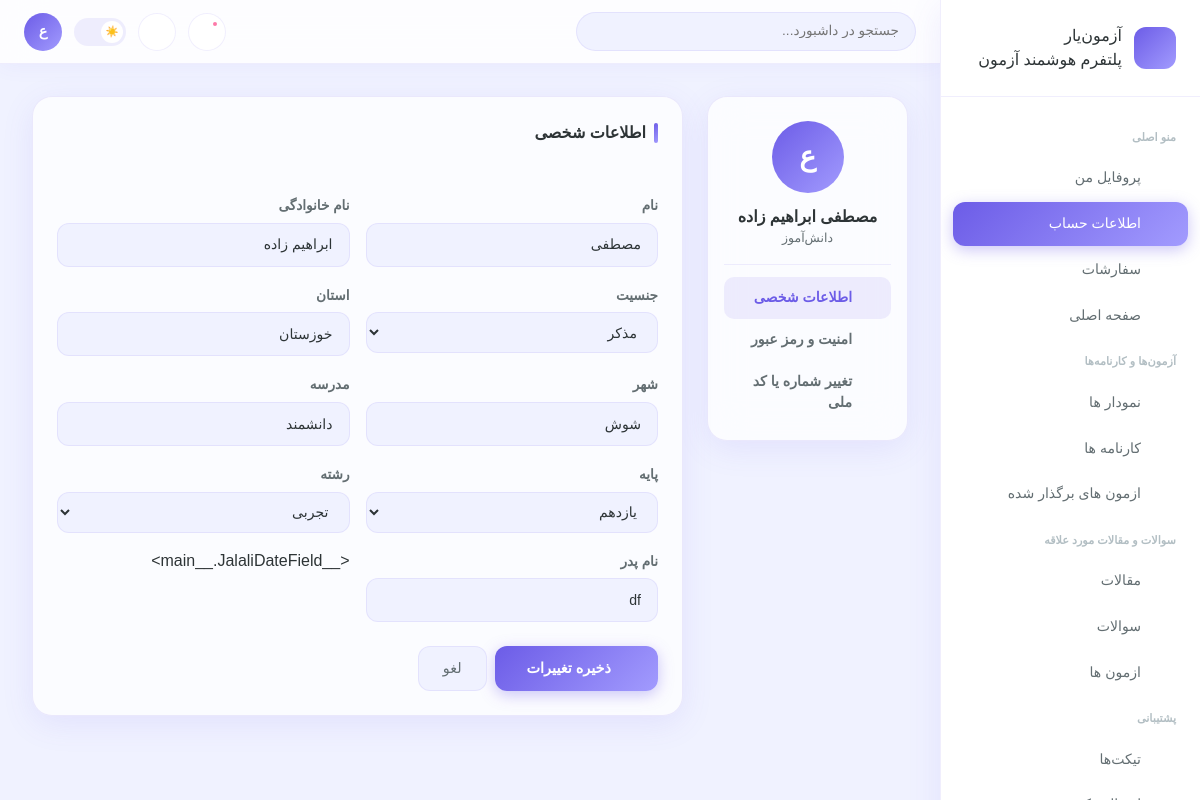
Page /dashboard/profile/ (signed in) on the committed database.
### user/models.py (models this page shows, shortened)
class User(AbstractUser):
    class GenderOfUser(models.TextChoices):
        MALE = "M", 'مذکر'
        FELMALE = "F", "مونث"
    class TypeOfUser(models.TextChoices):
        REGULAR = "R", 'دانش اموز'
        SANATORUM = "S", "مصحح"
        ADMIN = "A", "ادمین"
    father_name =  models.CharField(max_length=255, verbose_name='نام پدر', null=True)
    gender = models.CharField(max_length=255, choices=GenderOfUser, verbose_name="جنسیت")
    PhoneNumber = PhoneNumberField(unique=True, verbose_name="شماره",  db_index=True)
    national_id = models.CharField(max_length=255, verbose_name='کد ملی', null=True)
    province =  models.CharField(max_length=255, verbose_name='نام استان', null=True)
    city =  models.CharField(max_length=255, verbose_name='نام شهر', null=True)
    school =  models.CharField(max_length=255, verbose_name='نام مدرسه', null=True)
    grade =  models.ForeignKey(GradeCategories, related_name='users', null=True, on_delete=models.PROTECT, verbose_name='پایه',  db_index=True)
    major =  models.ForeignKey(MajorCategories, related_name='users', null=True, on_delete=models.PROTECT, verbose_name='رشته تحصیلی',  db_index=True)
    birth = models.DateTimeField(verbose_name='تاریخ تولد', null=True)
    private_code =  models.CharField(max_length=1000, verbose_name='کد مخفی کاربر', null=True, blank=True)
    otp = models.CharField(max_length=6, blank=True, null=True, verbose_name="کد otp")
    login_temp = models.PositiveSmallIntegerField(default=0, verbose_name="دفعات ورود")
    otp_expiry_date = models.DateTimeField(null=True, blank=True, verbose_name="تاریخ انقضای ")
    type_of_user = models.CharField(max_length=255, choices=TypeOfUser, verbose_name='نوع کاربر', default=TypeOfUser.REGULAR)
    is_verified = models.BooleanField(default=True, verbose_name='تایید شماره همراه')
    USERNAME_FIELD = "PhoneNumber"
    username = None
    objects = UserManager()
    class Meta:
        verbose_name = 'کاربر'
        verbose_name_plural = 'کاربران'

### dashboard/views/profile.py (the view, shortened to what this page needs)
# urls.py: path('profile/', views.profile.Profile.as_view(), name='profile'),
class Profile(LoginRequiredMixin, View):
    template_name = 'dashboard/profile/11-account.html'
    def get(self, request, *args, **kwargs):
        context = {
            'update_form': UpdateUserForm( initial={
                'first_name': request.user.first_name,
                'gender': request.user.gender,
                'last_name': request.user.last_name,
                'province': request.user.province,
                'city': request.user.city,
                'school': request.user.school,
                'grade': request.user.grade,
                'major': request.user.major,
                'father_name': request.user.father_name,
                'birth': request.user.birth,
            }),
            'password_form': ChangePassword(),
            'phoneNumber_form': ChangePhoneNumberNaitnalID(
                initial={
                    'PhoneNumber': request.user.PhoneNumber,
                    'national_id': request.user.national_id,
                }
            ),
        }
        return render(request, self.template_name, context)

### dashboard/forms.py (shortened to what this page needs)
class ChangePassword(forms.Form):
    current_password = forms.CharField(
        required=True,
        label="رمز عبور فعلی",
        widget=forms.PasswordInput(
            attrs={
                'class':'form-control-custom',
                'placeholder':'رمز عبور فعلی'
            }
        )
    )
    password = forms.CharField(
        required=True,
        label="رمز عبور",
        widget=forms.PasswordInput(
            attrs={
                'class':'form-control-custom',
                'placeholder':'رمز عبور'
            }
        )
    )

### user/models.py (called while the page is built)
    def __str__(self):
        return self.name

    def __str__(self):
        return self.name

### template/dashboard/profile/11-account.html (shortened to what this page needs)
{% extends "dashboard/base/base.html" %}
{% block content %}
<main class="main-content"><div class="page-body">
  <div class="row g-4">
    <div class="col-lg-3">
      <div class="glass-card p-3 animate-in">
        <div style="padding:0.5rem 0.5rem 1rem;border-bottom:1px solid var(--border);margin-bottom:0.75rem;">
          <div style="display:flex;flex-direction:column;align-items:center;text-align:center;">
            <div style="width:72px;height:72px;border-radius:50%;background:var(--gradient-1);display:flex;align-items:center;justify-content:center;color:white;font-size:1.75rem;font-weight:800;margin-bottom:0.75rem;" id="mainAvatar">ع</div>
            <div style="font-weight:700;">{{ user.get_full_name }}</div>
            <div style="font-size:0.78rem;color:var(--text-muted);">دانش‌آموز</div>
          </div>
        </div>
        <button class="settings-tab active" onclick="showTab('profile',this)"><i class="bi bi-person"></i> اطلاعات شخصی</button>
        <button class="settings-tab" onclick="showTab('security',this)"><i class="bi bi-shield-lock"></i> امنیت و رمز عبور</button>
        <button class="settings-tab" onclick="showTab('number',this)"><i class="bi bi-shield-lock"></i>  تغییر شماره یا کد ملی  </button>
      </div>
    </div>
    <div class="col-lg-9">
      <div id="tab-profile" class="animate-in">
        <div class="glass-card p-4 mb-4">
          <div class="section-title mb-4">اطلاعات شخصی</div>
          <form action="" method="post">
            <div class="row g-3">
              <div class="col-md-6"><label class="form-label">{{ update_form.first_name.label }}</label>{{ update_form.first_name }}</div>
              <div class="col-md-6"><label class="form-label">{{ update_form.last_name.label }}</label>{{ update_form.last_name }}</div>
              <div class="col-md-6"><label class="form-label">{{ update_form.gender.label }}</label>{{ update_form.gender }} </div>
              <div class="col-md-6"><label class="form-label">{{ update_form.province.label }}</label>{{ update_form.province }}</div>
              <div class="col-md-6"><label class="form-label">{{ update_form.city.label }}</label>{{ update_form.city }}</div>
              <div class="col-md-6"><label class="form-label">{{ update_form.school.label }}</label>{{ update_form.school }}</div>
              <div class="col-md-6"><label class="form-label">{{ update_form.grade.label }}</label>{{ update_form.grade }}</div>
              <div class="col-md-6"><label class="form-label">{{ update_form.major.label }}</label>{{ update_form.major }}</div>
              <div class="col-md-6"><label class="form-label">{{ update_form.father_name.label }}</label>{{ update_form.father_name }}</div>
              <div class="col-md-6"><label class="form-label">{{ update_form.birth.label }}</label>{{ update_form.birth }}</div>
            </div>
            <div class="d-flex gap-2 mt-4">
            <button type="submit" style="background:var(--gradient-1);border:none;color:white;border-radius:12px;padding:0.65rem 2rem;font-family:Vazirmatn,sans-serif;font-weight:700;font-size:0.9rem;cursor:pointer;box-shadow:0 4px 15px rgba(108,92,231,0.35);"><i class="bi bi-check2"></i> ذخیره تغییرات</button>
            <button type="reset"  style="background:var(--bg);border:1.5px solid var(--border);color:var(--text-muted);border-radius:12px;padding:0.65rem 1.5rem;font-family:Vazirmatn,sans-serif;font-size:0.9rem;cursor:pointer;">لغو</button>
          </div>
          </form>
        </div>
      </div>
    </div>
  </div>
</div></main>
{% endblock %}
{% block footer %}
</body></html>
{% endblock %}

### static/css/dashboard/message.css (style rules this page uses)
:root { --primary-50: #eff6ff; --primary-100: #dbeafe; --primary-200: #bfdbfe; --primary-300: #93c5fd; --primary-400: #60a5fa; --primary-500: #3b82f6; --primary-600: #2563eb; --primary-700: #1d4ed8; --primary-800: #1e40af; --primary-900: #1e3a8a; --secondary-500: #8b5cf6; --secondary-600: #7c3aed; --accent-400: #34d399; --accent-500: #10b981; --warm-400: #fbbf24; --warm-500: #f59e0b; --danger-500: #ef4444; --danger-600: #dc2626; --bg-card: #ffffff; --text-primary: #0f172a; --text-inverse: #ffffff; --border-color: #e2e8f0; --border-light: #f1f5f9; --shadow-xl: 0 20px 40px rgba(0,0,0,0.08), 0 8px 16px rgba(0,0,0,0.04); --gradient-blue: linear-gradient(135deg, #3b82f6 0%, #6366f1 100%); --radius-sm: 8px; --radius-md: 12px; --radius-lg: 16px; --radius-xl: 20px; --radius-2xl: 24px; --radius-full: 9999px; --transition: all 0.3s cubic-bezier(0.4, 0, 0.2, 1); --transition-fast: all 0.15s cubic-bezier(0.4, 0, 0.2, 1); --transition-slow: all 0.5s cubic-bezier(0.4, 0, 0.2, 1); }

### template/dashboard/profile/11-account.html (style rules this page uses)
:root { --primary:#6C5CE7;--primary-2:#a29bfe;--secondary:#00CEC9;--accent:#fd79a8;--success:#00b894;--warning:#fdcb6e;--danger:#e17055;--bg:#f0f2ff;--bg-2:#ffffff;--sidebar-bg:#ffffff;--card-bg:rgba(255,255,255,0.75);--card-border:rgba(108,92,231,0.12);--text-main:#2d3436;--text-muted:#636e72;--text-light:#b2bec3;--shadow:0 8px 32px rgba(108,92,231,0.10);--shadow-hover:0 16px 48px rgba(108,92,231,0.18);--topbar-bg:rgba(255,255,255,0.85);--border:rgba(108,92,231,0.10);--gradient-1:linear-gradient(135deg,#6C5CE7 0%,#a29bfe 100%);--gradient-2:linear-gradient(135deg,#00CEC9 0%,#81ecec 100%); }
* { font-family:'Vazirmatn',sans-serif; }
body { background:var(--bg);color:var(--text-main);transition:all 0.3s; }
.main-content { margin-right:260px;padding-top:64px; }
.page-body { padding:2rem; }
.glass-card { background:var(--card-bg);border:1px solid var(--card-border);border-radius:20px;box-shadow:var(--shadow);backdrop-filter:blur(20px);transition:all 0.3s; }
.section-title { font-size:1rem;font-weight:700;color:var(--text-main);display:flex;align-items:center;gap:0.5rem; }
.section-title::before { content:'';width:4px;height:20px;background:var(--gradient-1);border-radius:50px;display:inline-block; }
.animate-in { animation:fadeInUp 0.5s ease forwards; }
.form-label { font-size:0.85rem;font-weight:600;margin-bottom:0.4rem;color:var(--text-muted); }
.form-control-custom { background:var(--bg);border:1.5px solid var(--border);border-radius:12px;padding:0.65rem 1rem;color:var(--text-main);font-family:Vazirmatn,sans-serif;font-size:0.88rem;outline:none;width:100%;transition:all 0.2s; }
.settings-tab { padding:0.65rem 1.25rem;border-radius:10px;cursor:pointer;font-size:0.88rem;font-weight:600;color:var(--text-muted);transition:all 0.2s;border:none;background:transparent;font-family:Vazirmatn,sans-serif;display:flex;align-items:center;gap:0.5rem;width:100%;text-align:right; }
.settings-tab.active { background:rgba(108,92,231,0.1);color:var(--primary); }

### rows in the picture
User: get_full_name "مصطفی ابراهیم زاده", first_name "مصطفی", last_name "ابراهیم زاده", gender "مذکر", province "خوزستان", city "شوش", school "دانشمند", grade "یازدهم", major "تجربی", father_name "df"

### other values in the picture
{{ update_form.first_name.label }} "نام"
{{ update_form.last_name.label }} "نام خانوادگی"
{{ update_form.gender.label }} "جنسیت"
{{ update_form.province.label }} "استان"
{{ update_form.city.label }} "شهر"
{{ update_form.school.label }} "مدرسه"
{{ update_form.grade.label }} "پایه"
{{ update_form.major.label }} "رشته"
{{ update_form.father_name.label }} "نام پدر"
{{ update_form.birth }} "<__main__.JalaliDateField>"
